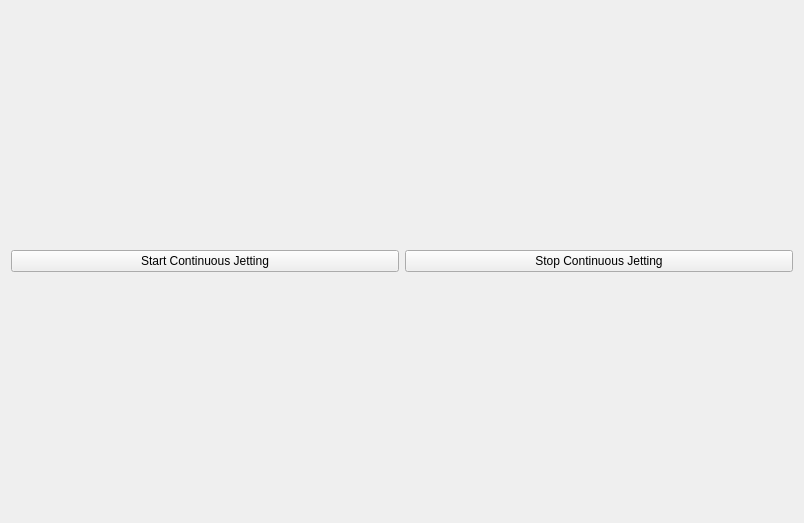
<?xml version="1.0" encoding="UTF-8"?>
<ui version="4.0">
 <class>JettingWidget</class>
 <widget class="QWidget" name="JettingWidget">
  <property name="geometry">
   <rect>
    <x>0</x>
    <y>0</y>
    <width>804</width>
    <height>523</height>
   </rect>
  </property>
  <property name="windowTitle">
   <string>Form</string>
  </property>
  <layout class="QGridLayout" name="gridLayout">
   <item row="0" column="0">
    <widget class="QPushButton" name="startJetting">
     <property name="text">
      <string>Start Continuous Jetting</string>
     </property>
    </widget>
   </item>
   <item row="0" column="1">
    <widget class="QPushButton" name="stopJetting">
     <property name="text">
      <string>Stop Continuous Jetting</string>
     </property>
    </widget>
   </item>
  </layout>
 </widget>
 <resources/>
 <connections/>
</ui>
